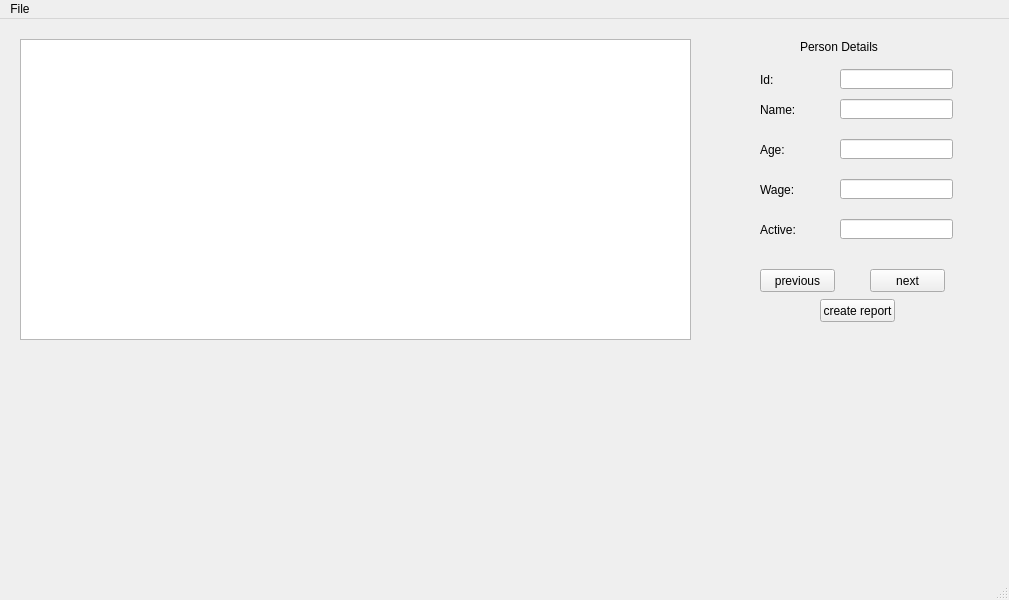
<?xml version="1.0" encoding="UTF-8"?>
<ui version="4.0">
 <class>PersonWindow</class>
 <widget class="QMainWindow" name="PersonWindow">
  <property name="geometry">
   <rect>
    <x>0</x>
    <y>0</y>
    <width>1009</width>
    <height>600</height>
   </rect>
  </property>
  <property name="windowTitle">
   <string>MainWindow</string>
  </property>
  <widget class="QWidget" name="centralwidget">
   <widget class="QTableView" name="personView">
    <property name="geometry">
     <rect>
      <x>20</x>
      <y>20</y>
      <width>671</width>
      <height>301</height>
     </rect>
    </property>
   </widget>
   <widget class="QLabel" name="lblTitle">
    <property name="geometry">
     <rect>
      <x>800</x>
      <y>20</y>
      <width>101</width>
      <height>16</height>
     </rect>
    </property>
    <property name="text">
     <string>Person Details</string>
    </property>
   </widget>
   <widget class="QLabel" name="lblId">
    <property name="geometry">
     <rect>
      <x>760</x>
      <y>50</y>
      <width>47</width>
      <height>21</height>
     </rect>
    </property>
    <property name="text">
     <string>Id:</string>
    </property>
   </widget>
   <widget class="QLineEdit" name="editId">
    <property name="geometry">
     <rect>
      <x>840</x>
      <y>50</y>
      <width>113</width>
      <height>20</height>
     </rect>
    </property>
   </widget>
   <widget class="QPushButton" name="btnPrevious">
    <property name="geometry">
     <rect>
      <x>760</x>
      <y>250</y>
      <width>75</width>
      <height>23</height>
     </rect>
    </property>
    <property name="text">
     <string>previous</string>
    </property>
   </widget>
   <widget class="QPushButton" name="btnNext">
    <property name="geometry">
     <rect>
      <x>870</x>
      <y>250</y>
      <width>75</width>
      <height>23</height>
     </rect>
    </property>
    <property name="text">
     <string>next</string>
    </property>
   </widget>
   <widget class="QPushButton" name="btnCreate">
    <property name="geometry">
     <rect>
      <x>820</x>
      <y>280</y>
      <width>75</width>
      <height>23</height>
     </rect>
    </property>
    <property name="text">
     <string>create report</string>
    </property>
   </widget>
   <widget class="QLabel" name="lblName">
    <property name="geometry">
     <rect>
      <x>760</x>
      <y>80</y>
      <width>47</width>
      <height>21</height>
     </rect>
    </property>
    <property name="text">
     <string>Name:</string>
    </property>
   </widget>
   <widget class="QLineEdit" name="editName">
    <property name="geometry">
     <rect>
      <x>840</x>
      <y>80</y>
      <width>113</width>
      <height>20</height>
     </rect>
    </property>
   </widget>
   <widget class="QLabel" name="lblAge">
    <property name="geometry">
     <rect>
      <x>760</x>
      <y>120</y>
      <width>47</width>
      <height>21</height>
     </rect>
    </property>
    <property name="text">
     <string>Age:</string>
    </property>
   </widget>
   <widget class="QLineEdit" name="editAge">
    <property name="geometry">
     <rect>
      <x>840</x>
      <y>120</y>
      <width>113</width>
      <height>20</height>
     </rect>
    </property>
   </widget>
   <widget class="QLabel" name="lblWage">
    <property name="geometry">
     <rect>
      <x>760</x>
      <y>160</y>
      <width>47</width>
      <height>21</height>
     </rect>
    </property>
    <property name="text">
     <string>Wage:</string>
    </property>
   </widget>
   <widget class="QLineEdit" name="editWage">
    <property name="geometry">
     <rect>
      <x>840</x>
      <y>160</y>
      <width>113</width>
      <height>20</height>
     </rect>
    </property>
   </widget>
   <widget class="QLabel" name="lblActive">
    <property name="geometry">
     <rect>
      <x>760</x>
      <y>200</y>
      <width>47</width>
      <height>21</height>
     </rect>
    </property>
    <property name="text">
     <string>Active:</string>
    </property>
   </widget>
   <widget class="QLineEdit" name="editActive">
    <property name="geometry">
     <rect>
      <x>840</x>
      <y>200</y>
      <width>113</width>
      <height>20</height>
     </rect>
    </property>
   </widget>
  </widget>
  <widget class="QMenuBar" name="menubar">
   <property name="geometry">
    <rect>
     <x>0</x>
     <y>0</y>
     <width>1009</width>
     <height>21</height>
    </rect>
   </property>
   <widget class="QMenu" name="menuFile">
    <property name="title">
     <string>File</string>
    </property>
    <addaction name="actionCreate"/>
    <addaction name="actionRemove"/>
   </widget>
   <addaction name="menuFile"/>
  </widget>
  <widget class="QStatusBar" name="statusbar"/>
  <action name="actionCreate">
   <property name="text">
    <string>Create</string>
   </property>
  </action>
  <action name="actionRemove">
   <property name="text">
    <string>Remove</string>
   </property>
  </action>
 </widget>
 <resources/>
 <connections/>
</ui>
